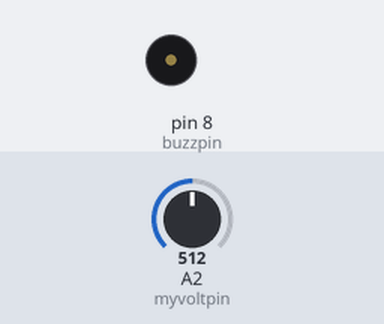
Bench run of a sketch on a simulated Arduino Uno, built with avr-gcc and run on an emulated ATmega328P. Parts: buzzer (waves = sounding, pin HIGH). The test bench sets the inputs (shaded band); at power-on: A2 (myvoltpin) = 512. What the sketch prints to the serial monitor is not drawn. At 1.4 s the program stops and its outputs stay as they are.

Above: at 1.2 s.
1.3 s: A2 (myvoltpin) set to 1010
At 1.7 s:
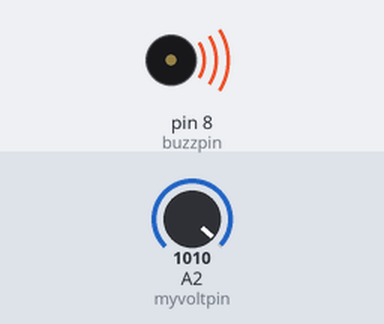
Timing chart, 0 to 2.9 s (numbered marks = the images above; inputs shaded):
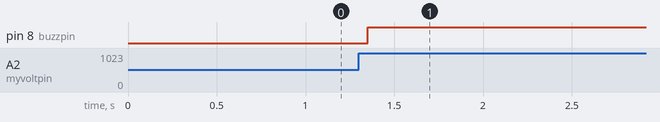

Measured:
- after the input at 1.3 s, pin 8 (buzzpin): LOW → HIGH after 0.05 s

The sketch:

IF_starements.ino
```cpp
int myvoltpin = A2;
int readval;
float V2;
int dt  =250;
int buzzpin = 8;
void setup() {
  // put your setup code here, to run once:
Serial.begin(9600);
pinMode(myvoltpin,INPUT);
pinMode(buzzpin,OUTPUT);
}

void loop() {

readval = analogRead(myvoltpin);

Serial.print("potentiometer voltage is = ");
Serial.println(V2);
V2 = readval;
while (V2>1000){
 digitalWrite(buzzpin,HIGH);
}
if(V2<950){
 digitalWrite(buzzpin,LOW);
}

}
```
